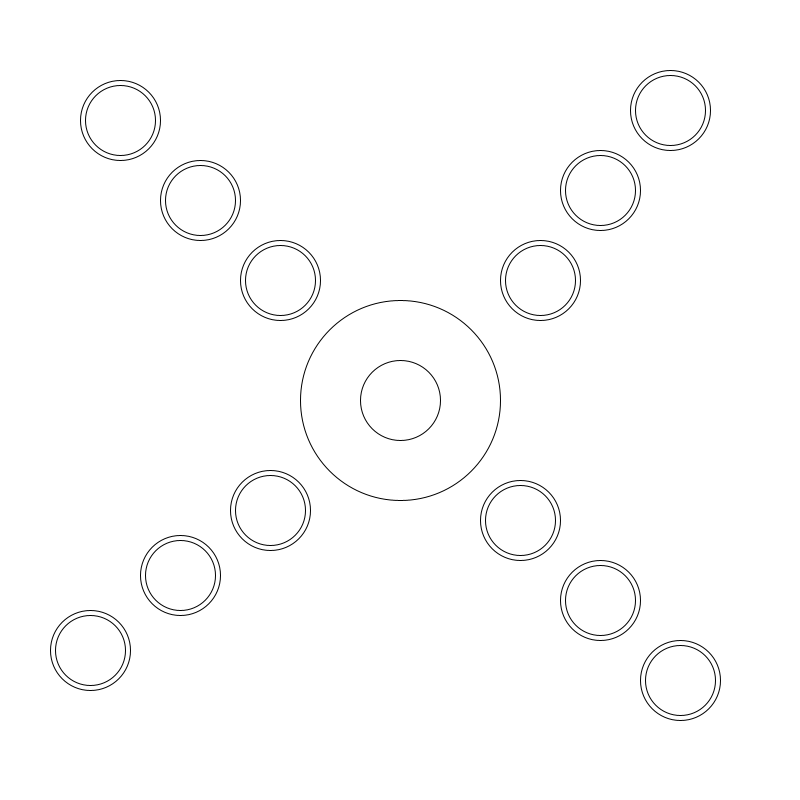
Frame 1 (no input)
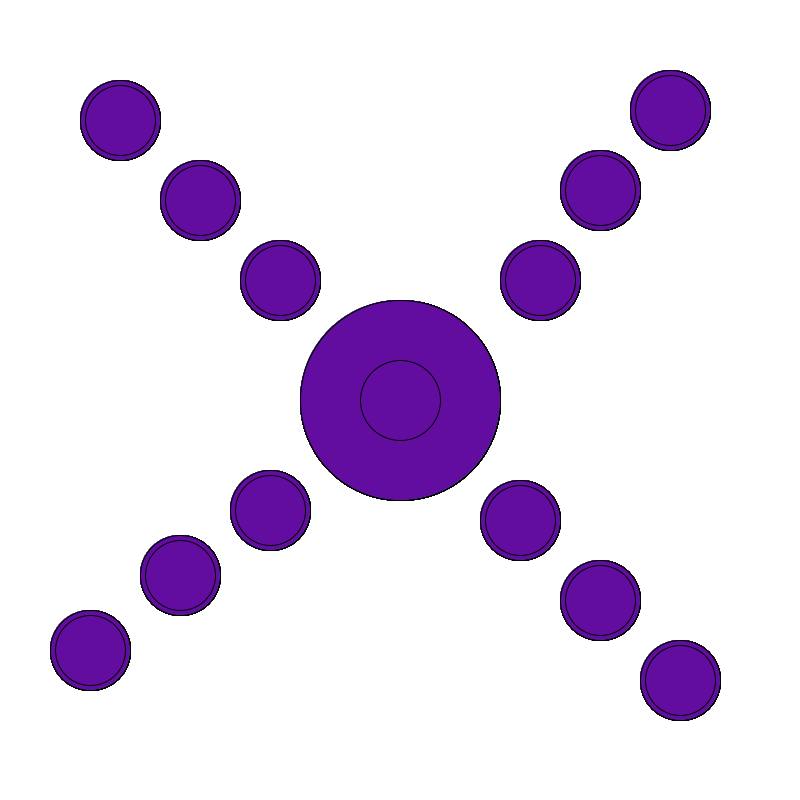
Frame 60 (the mouse pressed at the canvas centre just before this capture)
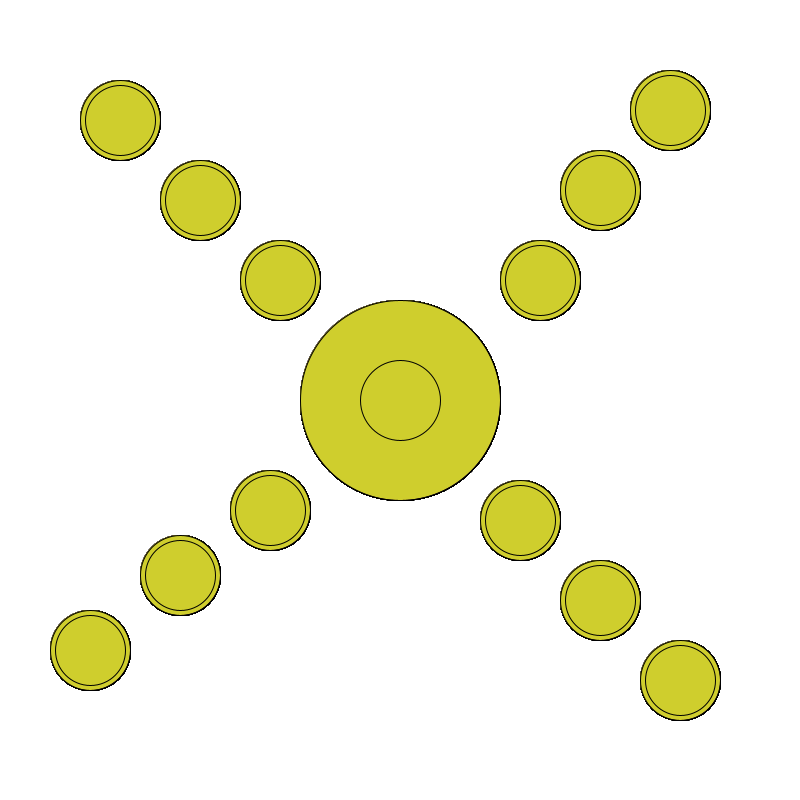
Frame 120 (the mouse held since frame 60 and released just before this capture)

The Processing sketch that drew these frames (run headless with seeded random() and noise(); from frame 60 on, the mouse is pressed at the canvas centre):

// Processing sketch: processing_1447
// ── processing_1447.pde




void setup()
{size(800,800); 
background(255); 
stroke(0); 
} 
void draw(){ 
  
 
  ellipseMode(CENTER);
  ellipse(400,400,200,200); 
  ellipse(400,400,80,80);
  ellipse(200,200,80,80);
  ellipse(200,200,70,70);
  ellipse(280,280,80,80);
  ellipse(280,280,70,70);
  ellipse(120,120,80,80);
  ellipse(120,120,70,70);
  ellipse(600,600,80,80);
  ellipse(600,600,70,70);
  ellipse(680,680,80,80);
  ellipse(680,680,70,70);
  ellipse(520,520,80,80);
  ellipse(520,520,70,70);
   ellipse(270,510,80,80);
  ellipse(270,510,70,70);
  ellipse(180,575,80,80);
  ellipse(180,575,70,70);
   ellipse(90,650,80,80); 
   ellipse(90,650,70,70);
   ellipse(540,280,80,80);
   ellipse(540,280,70,70);
   ellipse(600,190,80,80);
   ellipse(600,190,70,70);
   ellipse(670,110,80,80);
   ellipse(670,110,70,70);
  fill(random(0,255),random(0,255),random(0,255)); 
  
} 
